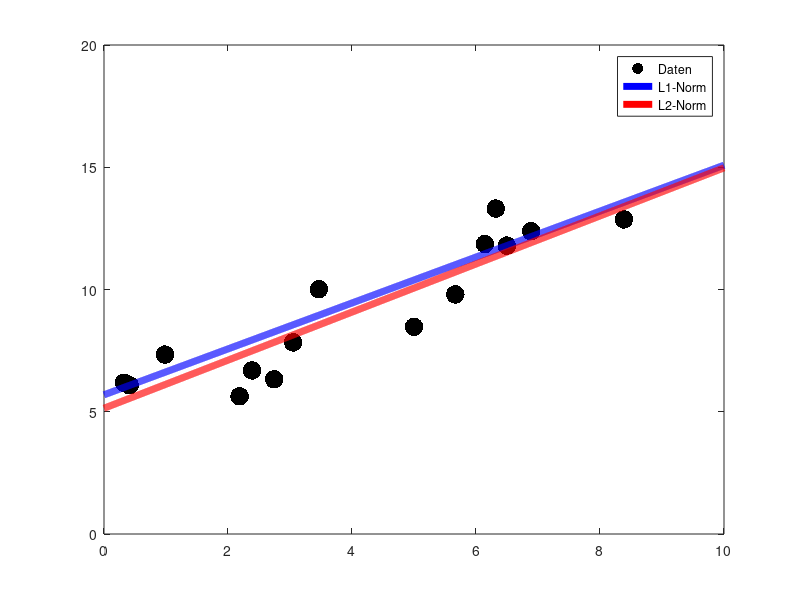

Source code (MATLAB): (Note: this script raises an error after producing the figure.)
clc
clear
close all

printfigure = 1;

xd_1 = sort(rand(15,1)*10);
yd_1 = 5 + xd_1 + randn(length(xd_1),1);

f1 = @(p,x,y) sum(abs(p(1)*x+p(2)-y));
fun1 = @(p)f1(p,xd_1,yd_1);

f2 = @(p,x,y) (p(1)*x+p(2)-y)'*(p(1)*x+p(2)-y);
fun2 = @(p)f2(p,xd_1,yd_1);

    
p1_1 = fminsearch(fun1,[1,1]);
p2_1 = fminsearch(fun2,[1,1]);

x = 0 : 0.001 : 10;
y1_1 = p1_1(1) * x + p1_1(2);
y2_1 = p2_1(1) * x + p2_1(2);

plot(xd_1,yd_1,'k.','Markersize',40)
hold on
plot(x,y1_1,'b-','LineWidth',5)
hold on
plot(x,y2_1,'r-','LineWidth',5)
legend('Daten','L1-Norm','L2-Norm')
xlim([0 10])
ylim([0 20])
setplt('','$x$','$y$','Data_Fitting_1',printfigure)

xd_2 = [xd_1 ; 1 ; 9];
yd_2 = [yd_1 ; 18 ; 2];

fun1 = @(p)f1(p,xd_2,yd_2);
fun2 = @(p)f2(p,xd_2,yd_2);

p1_2 = fminsearch(fun1,[1,1]);
p2_2 = fminsearch(fun2,[1,1]);

y1_2 = p1_2(1) * x + p1_2(2);
y2_2 = p2_2(1) * x + p2_2(2);

figure
plot(xd_2,yd_2,'k.','Markersize',40)
hold on
plot(x,y1_2,'b-','LineWidth',5)
hold on
plot(x,y2_2,'r-','LineWidth',5)
legend('Daten','L1-Norm','L2-Norm')
xlim([0 10])
ylim([0 20])
setplt('','$x$','$y$','Data_Fitting_2',printfigure)

close all
